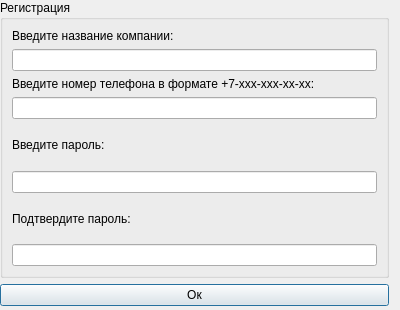
<?xml version="1.0" encoding="UTF-8"?>
<ui version="4.0">
 <class>registration</class>
 <widget class="QDialog" name="registration">
  <property name="geometry">
   <rect>
    <x>0</x>
    <y>0</y>
    <width>400</width>
    <height>310</height>
   </rect>
  </property>
  <property name="windowTitle">
   <string>Dialog</string>
  </property>
  <widget class="QWidget" name="layoutWidget">
   <property name="geometry">
    <rect>
     <x>0</x>
     <y>0</y>
     <width>389</width>
     <height>306</height>
    </rect>
   </property>
   <layout class="QVBoxLayout" name="verticalLayout_5">
    <item>
     <widget class="QGroupBox" name="groupBox">
      <property name="title">
       <string>Регистрация</string>
      </property>
      <layout class="QVBoxLayout" name="verticalLayout_4">
       <item>
        <layout class="QVBoxLayout" name="verticalLayout_3">
         <item>
          <layout class="QVBoxLayout" name="verticalLayout">
           <item>
            <widget class="QLabel" name="label">
             <property name="text">
              <string>Введите название компании:</string>
             </property>
            </widget>
           </item>
           <item>
            <widget class="QLineEdit" name="companyName"/>
           </item>
          </layout>
         </item>
         <item>
          <layout class="QVBoxLayout" name="verticalLayout_2">
           <item>
            <widget class="QLabel" name="label_2">
             <property name="text">
              <string>Введите номер телефона в формате +7-xxx-xxx-xx-xx:</string>
             </property>
            </widget>
           </item>
           <item>
            <widget class="QLineEdit" name="telephoneNumber"/>
           </item>
          </layout>
         </item>
        </layout>
       </item>
       <item>
        <widget class="QLabel" name="label_3">
         <property name="text">
          <string>Введите пароль:</string>
         </property>
        </widget>
       </item>
       <item>
        <widget class="QLineEdit" name="password1">
         <property name="echoMode">
          <enum>QLineEdit::Password</enum>
         </property>
        </widget>
       </item>
       <item>
        <widget class="QLabel" name="label_4">
         <property name="text">
          <string>Подтвердите пароль:</string>
         </property>
        </widget>
       </item>
       <item>
        <widget class="QLineEdit" name="password2">
         <property name="echoMode">
          <enum>QLineEdit::Password</enum>
         </property>
        </widget>
       </item>
      </layout>
     </widget>
    </item>
    <item>
     <widget class="QPushButton" name="pushButton">
      <property name="text">
       <string>Ок</string>
      </property>
     </widget>
    </item>
   </layout>
  </widget>
 </widget>
 <resources/>
 <connections/>
</ui>
